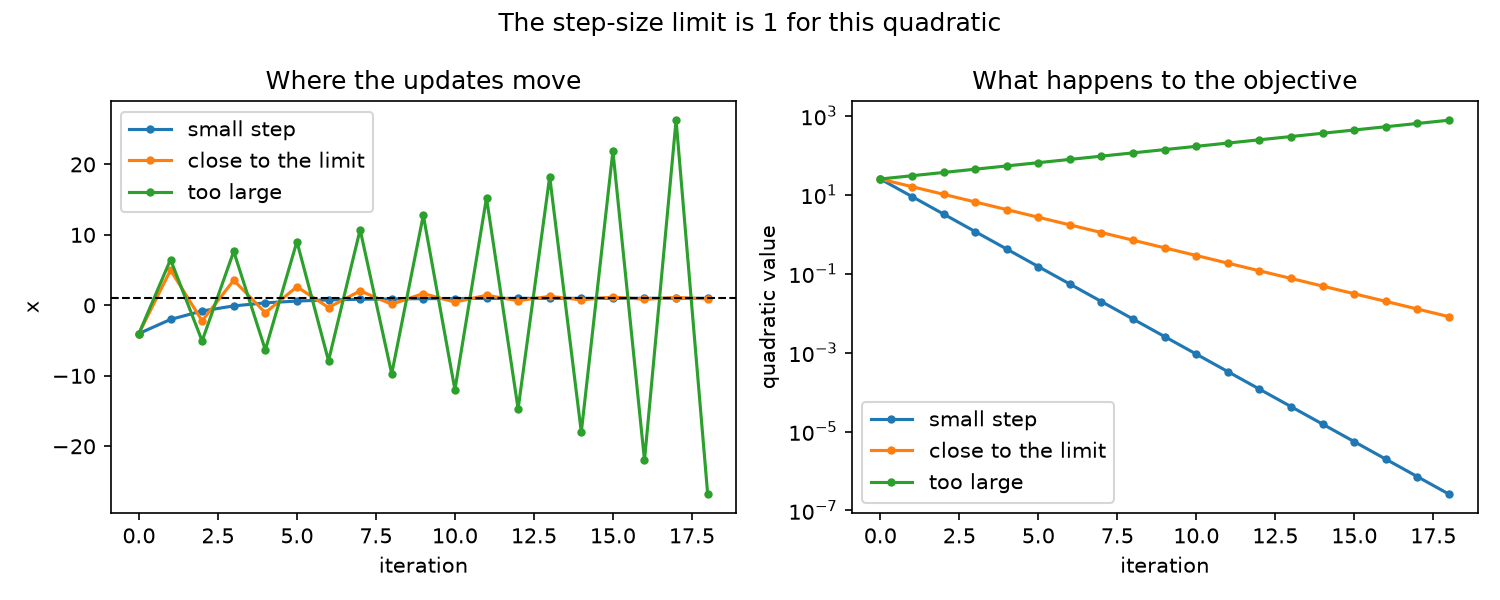

Source code (Python):
"""Trying a few gradient descent step sizes on a simple quadratic."""


def quadratic_value(x, centre=1.0, curvature=2.0):
    """Value of a quadratic whose minimum is at centre."""
    return 0.5 * curvature * (x - centre) ** 2


def gradient_descent(start, step_size, iterations, centre=1.0, curvature=2.0):
    """Return the visited points and function values."""
    if step_size <= 0:
        raise ValueError("step_size has to be positive")
    if iterations < 0:
        raise ValueError("iterations cannot be negative")
    if curvature <= 0:
        raise ValueError("curvature has to be positive")

    x = start
    positions = [x]
    values = [quadratic_value(x, centre, curvature)]

    for _ in range(iterations):
        gradient = curvature * (x - centre)
        x = x - step_size * gradient

        # I keep every step because the jumping is the interesting part here.
        positions.append(x)
        values.append(quadratic_value(x, centre, curvature))

    return positions, values


def save_comparison_plot(filename="quadratic_gradient_descent.png"):
    """Run three step sizes and save their paths in one figure."""
    from matplotlib import pyplot as plt

    start = -4.0
    centre = 1.0
    curvature = 2.0
    iterations = 18
    experiments = [
        ("small step", 0.2),
        ("close to the limit", 0.9),
        ("too large", 1.05),
    ]

    fig, axes = plt.subplots(1, 2, figsize=(10, 4))

    for label, step_size in experiments:
        positions, values = gradient_descent(
            start,
            step_size,
            iterations,
            centre,
            curvature,
        )
        iteration_numbers = range(len(positions))
        axes[0].plot(iteration_numbers, positions, marker="o", markersize=3, label=label)
        axes[1].semilogy(iteration_numbers, values, marker="o", markersize=3, label=label)

    axes[0].axhline(centre, color="black", linewidth=1, linestyle="--")
    axes[0].set(
        xlabel="iteration",
        ylabel="x",
        title="Where the updates move",
    )
    axes[1].set(
        xlabel="iteration",
        ylabel="quadratic value",
        title="What happens to the objective",
    )
    axes[0].legend()
    axes[1].legend()
    fig.suptitle("The step-size limit is 1 for this quadratic")
    fig.tight_layout()
    fig.savefig(filename, dpi=150)
    plt.close(fig)


def run_example():
    curvature = 2.0
    limit = 2 / curvature

    print(f"The stability limit for the step size is {limit:.2f}.\n")

    for label, step_size in [
        ("small", 0.2),
        ("near limit", 0.9),
        ("too large", 1.05),
    ]:
        positions, values = gradient_descent(-4.0, step_size, 18)
        print(
            f"{label:10} step={step_size:>4}: "
            f"final x={positions[-1]:>8.4f}, final value={values[-1]:.6f}"
        )

    save_comparison_plot()
    print("\nSaved the comparison as quadratic_gradient_descent.png")


if __name__ == "__main__":
    run_example()
